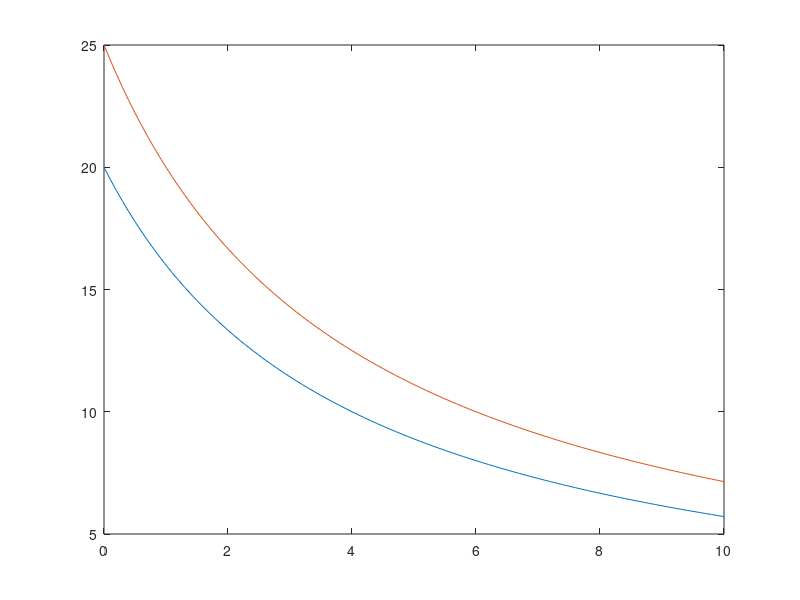
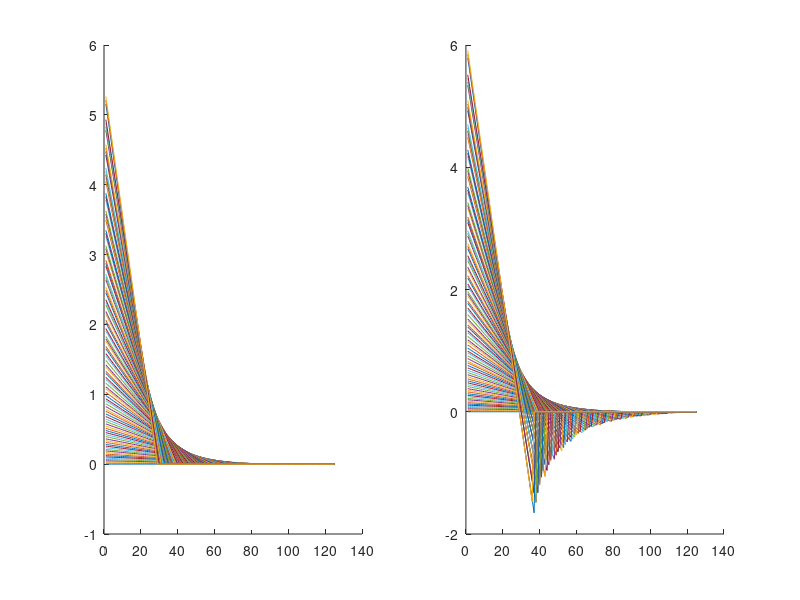
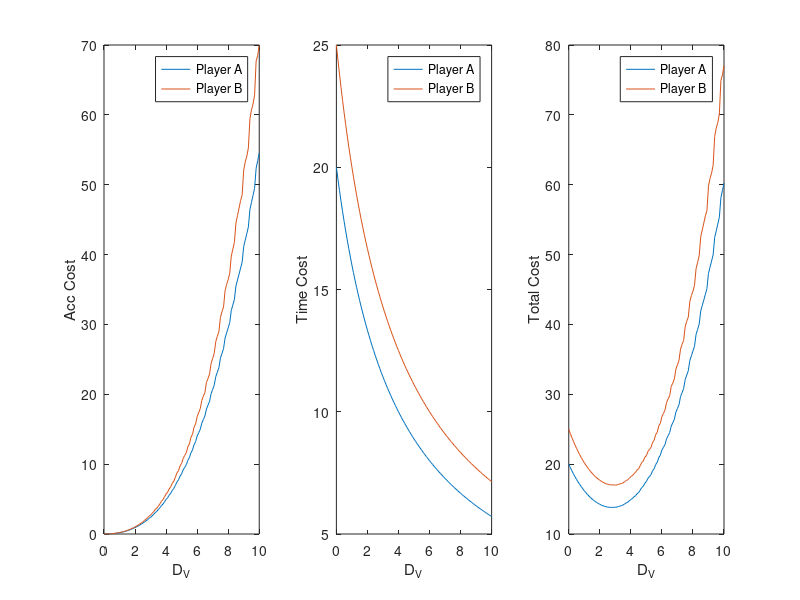
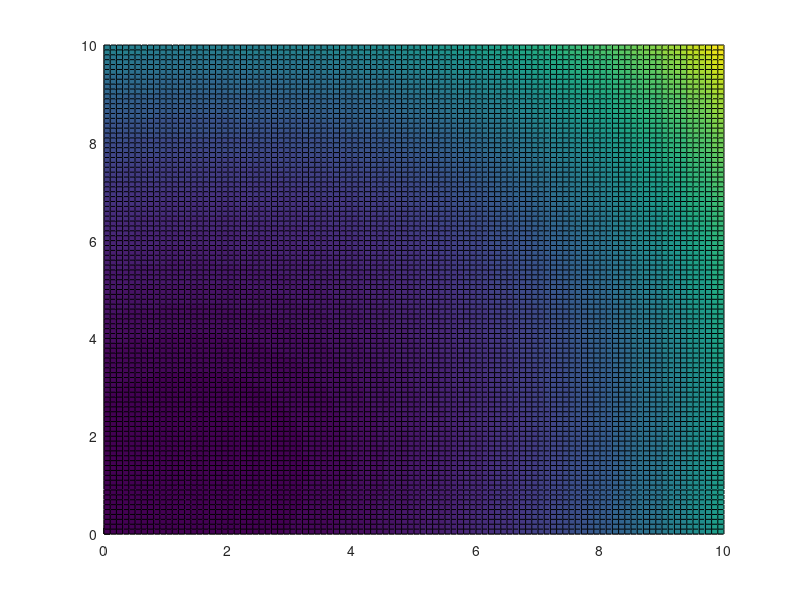

The MATLAB source for these figures, in order:
clear all;
%% Two player intersection
%Currently it is assumed that the game stops once both Players leave the
%intersection, And the that time cost is time to leave the intersection.
%Collsions are calculated assuming player A passes ahead

dT = 0.2; 
d0 = [80,100]; %distance till end of intersection
v0 = [4,4]; %initial velocity
dV = 0:0.1:10; %change in velocities to eval
for i = 1:length(dV)
   t(i,:)= d0./(v0+dV(i));
   n(i,:) = [ceil(t(i,1)/dT),ceil(t(i,2)/dT)];
end
plot(dV,t);
W = zeros(length(dV),max(n(1,:)),2);
X =zeros(length(dV),max(n(1,:)),2);
for i = 1:length(dV)
   for j = 1:n(i)
       W(i,j,1)=(1-(j/n(i,1)))*dT;
       W(i,j,2)=(1-(j/n(i,2)))*dT;
       X(i,j,1)=dV(i)/n(i,1);
       X(i,j,2)=dV(i)/n(i,2);
   end
end


%% Derived best U
figure;
hold on
U =zeros(size(X));
%nSum = ones(size(dV));
nSum=n;
for i = 1:length(dV)
    for j = 1:n(i,1)
        nSum(i,1)= nSum(i)-(j*(2-(j/n(i,1)))/n(i,1));
    end
    for j = 1:n(i,2)
        nSum(i,2)= nSum(i)-(j*(2-(j/n(i,2)))/n(i,2));
    end
a=dV(i)./(nSum(i,:)*dT);
b=a/n(i);
for j = 1:n(i,1)
    U(i,j,1)=a(1)-(b(1)*(j));
end
for j = 1:n(i,2)
    U(i,j,2)=a(2)-(b(2)*(j));
end
subplot(1,2,1)
hold on
plot(U(i,:,1))
subplot(1,2,2)
hold on
plot(U(i,:,2))
c(i,1)=U(i,:,1)*U(i,:,1)';
c(i,2)=U(i,:,2)*U(i,:,2)';
end
%% compare optimised v.s. derived costs

figure;
subplot(1,3,1)
plot(dV,0.2*c(:,1),dV,0.2*c(:,2));
legend("Player A","Player B");ylabel("Acc Cost");xlabel("D_V");
subplot(1,3,2)
plot(dV,t(:,1),dV,t(:,2))
legend("Player A","Player B");ylabel("Time Cost");xlabel("D_V");
subplot(1,3,3)
plot(dV,t(:,1)+(0.2*c(:,1)),dV,t(:,2)+(0.2*c(:,2)))
legend("Player A","Player B");ylabel("Total Cost");xlabel("D_V");

com = zeros(length(dV),length(dV));
col = zeros(length(dV),length(dV));
costA = zeros(length(dV),length(dV));
costB = zeros(length(dV),length(dV));
for i = 1:length(dV)
    for j = 1:length(dV)
        if t(i,1)>t(j,2)
            col(i,j)=500;
        end
        com(i,j)= c(i,1)+c(j,2)+t(i,1)+t(j,2);
        costA(i,j)= c(i,1)+t(i,1);
        costB(i,j)= c(j,2)+t(j,2);
    end
end
figure;
surface(dV,dV,com)
figure;
surface(dV,dV,col)
figure;
surface(dV,dV,col+com)
figure;
surface(dV,dV,col+costA)
figure;
surface(dV,dV,col+costB)

[xx,yy] = meshgrid(dV,dV);
figure;hold on;
cA =costA-min(min(costA));
cA(12:end,:)=-cA(12:end,:);
cB =costB-min(min(costB));
cB(:,12:end)=-cB(:,12:end);
quiver(dV,dV,0*costA,cA)
quiver(dV,dV,cB,0*costB)




